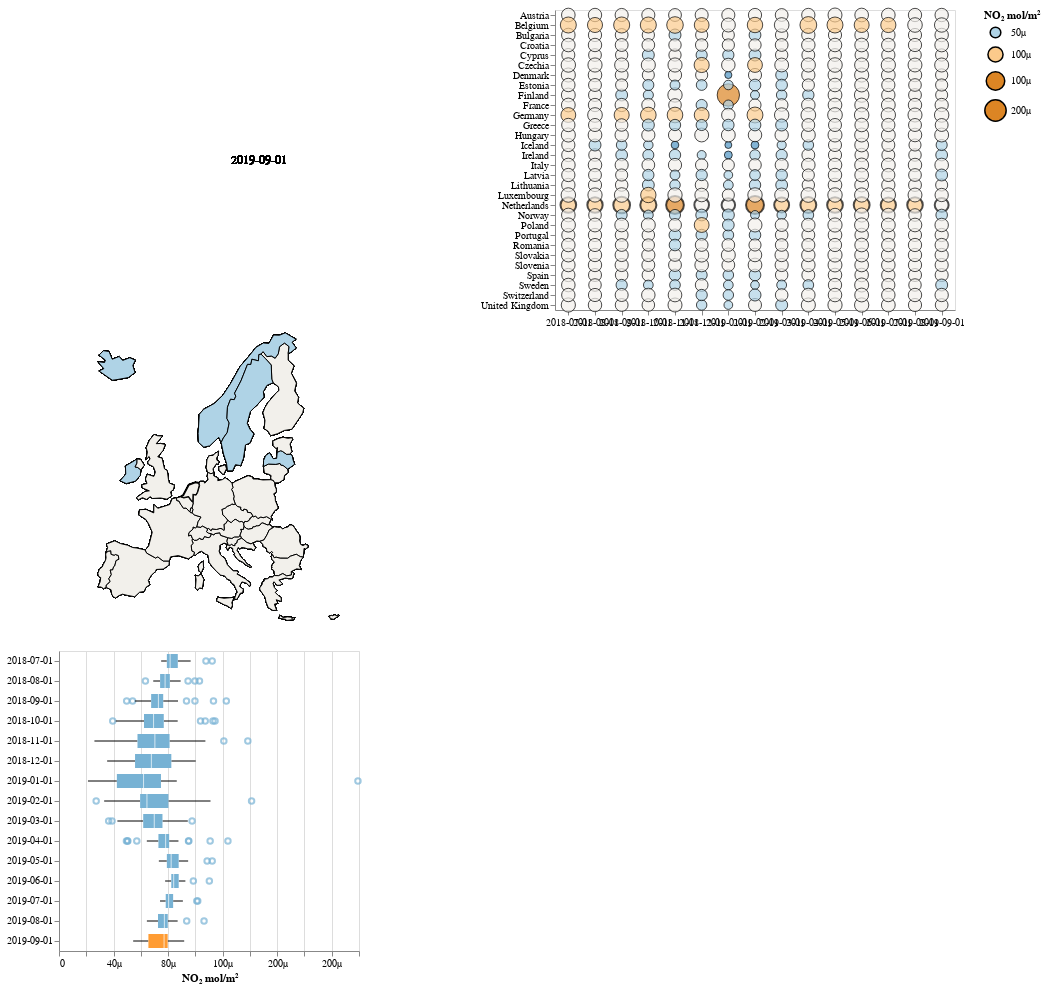

The notebook cell this image was saved under:
### Code cell
chart

### Figure 1 — Vega-Lite specification as saved in the notebook (floating-point values rounded to 4 significant figures; data arrays with more than 128 entries replaced by an {"elided": "..."} marker saying what was removed)
{"$schema": "https://vega.github.io/schema/vega-lite/v3.4.0.json", "config": {"mark": {"tooltip": null}, "view": {"height": 300, "width": 400}}, "data": {"name": "data-06727b7f9576283913ff5871496f164b"}, "datasets": {"data-06727b7f9576283913ff5871496f164b": {"elided": "448 records"}}, "hconcat": [{"vconcat": [{"encoding": {"text": {"field": "date", "type": "nominal"}}, "mark": {"size": 12, "type": "text"}, "selection": {"Dates": {"bind": {"input": "select", "options": ["2018-07-01", "2018-08-01", "2018-09-01", "2018-10-01", "2018-11-01", "2018-12-01", "2019-01-01", "2019-02-01", "2019-03-01", "2019-04-01", "2019-05-01", "2019-06-01", "2019-07-01", "2019-08-01", "2019-09-01"]}, "empty": "none", "fields": ["date"], "init": {"date": "2019-09-01"}, "type": "single"}}, "transform": [{"filter": {"selection": "Dates"}}]}, {"layer": [{"encoding": {}, "height": 300, "mark": {"fill": "white", "stroke": "black", "strokeWidth": 1, "type": "geoshape"}, "projection": {"center": [-11, 54], "precision": 0.1, "rotate": [-20, 0], "scale": 400, "translate": [150, 150], "type": "conicConformal"}, "width": 300}, {"encoding": {"color": {"field": "median", "legend": {"format": ".1s", "title": "NO₂ mol/m²"}, "scale": {"domain": [0, 0.00016], "scheme": {"count": 5, "name": "blueorange"}, "type": "quantize"}, "type": "quantitative"}, "strokeWidth": {"condition": {"selection": "selector001", "value": 2}, "value": 1}, "tooltip": [{"field": "name", "type": "nominal"}, {"field": "median", "format": ".4s", "type": "quantitative"}]}, "height": 300, "mark": {"stroke": "black", "type": "geoshape"}, "projection": {"center": [-11, 54], "precision": 0.1, "rotate": [-20, 0], "scale": 400, "translate": [150, 150], "type": "conicConformal"}, "selection": {"Dates": {"bind": {"input": "select", "options": ["2018-07-01", "2018-08-01", "2018-09-01", "2018-10-01", "2018-11-01", "2018-12-01", "2019-01-01", "2019-02-01", "2019-03-01", "2019-04-01", "2019-05-01", "2019-06-01", "2019-07-01", "2019-08-01", "2019-09-01"]}, "empty": "none", "fields": ["date"], "init": {"date": "2019-09-01"}, "type": "single"}, "selector001": {"empty": "none", "fields": ["name"], "init": {"name": "Netherlands"}, "on": "mouseover", "type": "single"}}, "transform": [{"filter": {"selection": "Dates"}}], "width": 300}]}, {"encoding": {"color": {"condition": {"selection": "Dates", "value": "#FF9C33"}, "value": "#77B2D4"}, "tooltip": [{"field": "name", "type": "nominal"}, {"field": "median", "format": ".4s", "type": "quantitative"}], "x": {"axis": {"format": ".1s"}, "field": "median", "title": "NO₂ mol/m²", "type": "quantitative"}, "y": {"field": "date", "title": null, "type": "ordinal"}}, "mark": "boxplot", "selection": {"Dates": {"bind": {"input": "select", "options": ["2018-07-01", "2018-08-01", "2018-09-01", "2018-10-01", "2018-11-01", "2018-12-01", "2019-01-01", "2019-02-01", "2019-03-01", "2019-04-01", "2019-05-01", "2019-06-01", "2019-07-01", "2019-08-01", "2019-09-01"]}, "empty": "none", "fields": ["date"], "init": {"date": "2019-09-01"}, "type": "single"}}, "width": 300}]}, {"encoding": {"fill": {"field": "median", "legend": null, "scale": {"domain": [0, 0.00016], "scheme": {"count": 5, "name": "blueorange"}, "type": "quantize"}, "type": "quantitative"}, "fillOpacity": {"condition": {"selection": "selector002", "value": 0.6}, "value": 1}, "size": {"field": "median", "legend": {"format": ".1s", "title": "NO₂ mol/m²"}, "scale": {"range": [0, 500], "type": "symlog"}, "type": "quantitative"}, "strokeWidth": {"condition": {"selection": "selector001", "value": 2}, "value": 1}, "tooltip": [{"field": "date", "type": "ordinal"}, {"field": "name", "type": "nominal"}, {"field": "median", "format": ".4s", "type": "quantitative"}], "x": {"axis": {"labelAngle": 0}, "field": "date", "title": null, "type": "ordinal"}, "y": {"field": "name", "title": null, "type": "nominal"}}, "mark": {"stroke": "black", "type": "circle"}, "selection": {"Dates": {"bind": {"input": "select", "options": ["2018-07-01", "2018-08-01", "2018-09-01", "2018-10-01", "2018-11-01", "2018-12-01", "2019-01-01", "2019-02-01", "2019-03-01", "2019-04-01", "2019-05-01", "2019-06-01", "2019-07-01", "2019-08-01", "2019-09-01"]}, "empty": "none", "fields": ["date"], "init": {"date": "2019-09-01"}, "type": "single"}, "selector002": {"empty": "none", "fields": ["name", "date"], "on": "mouseover", "type": "single"}}}]}
